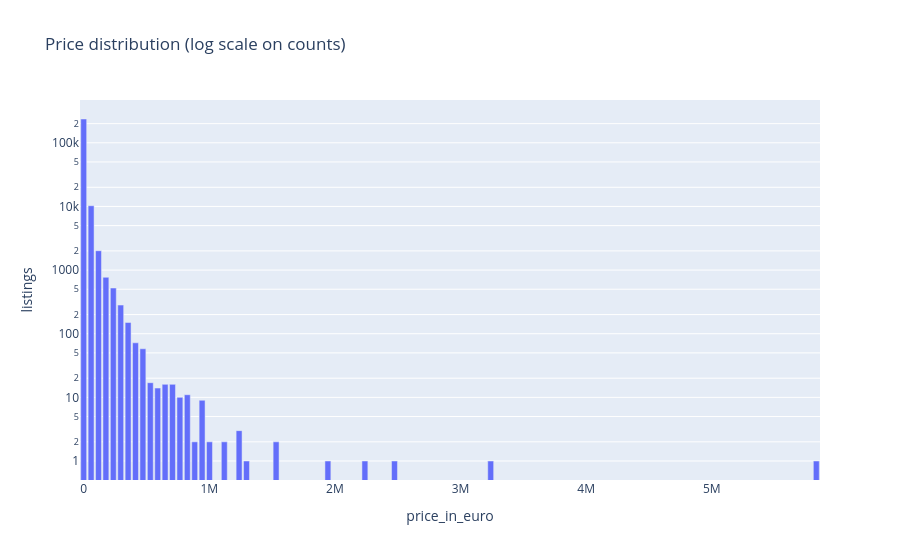

Notebook code for this chart:
### Markdown cell above
### 5.1 Price

### Code cell
counts, edges = np.histogram(df["price_in_euro"], bins=100)      # bin first: lighter than sending 250k rows to the browser
price_hist = pd.DataFrame({"price_in_euro": edges[:-1], "listings": counts})
fig = px.bar(price_hist, x="price_in_euro", y="listings", log_y=True, title="Price distribution (log scale on counts)")
fig.show()
print("price < 500 EUR:   ", (df["price_in_euro"] < MIN_PRICE).sum())
print("price > 300,000 EUR:", (df["price_in_euro"] > 300_000).sum())

### Figure 1 — Plotly figure (JSON) as saved in the notebook; plotly's stock layout.template omitted (floating-point values rounded to 4 significant figures)
{"data": [{"hovertemplate": "price_in_euro=%{x}<br>listings=%{y}<extra></extra>", "legendgroup": "", "marker": {"color": "#636efa", "pattern": {"shape": ""}}, "name": "", "orientation": "v", "showlegend": false, "textposition": "auto", "type": "bar", "x": [120.0, 59020.0, 117900.0, 176800.0, 235700.0, 294600.0, 353500.0, 412400.0, 471400.0, 530300.0, 589200.0, 648100.0, 707000.0, 765900.0, 824800.0, 883700.0, 942600.0, 1001000.0, 1060000.0, 1119000.0, 1178000.0, 1237000.0, 1296000.0, 1355000.0, 1414000.0, 1473000.0, 1532000.0, 1591000.0, 1649000.0, 1708000.0, 1767000.0, 1826000.0, 1885000.0, 1944000.0, 2003000.0, 2062000.0, 2121000.0, 2180000.0, 2238000.0, 2297000.0, 2356000.0, 2415000.0, 2474000.0, 2533000.0, 2592000.0, 2651000.0, 2710000.0, 2769000.0, 2828000.0, 2886000.0, 2945000.0, 3004000.0, 3063000.0, 3122000.0, 3181000.0, 3240000.0, 3299000.0, 3358000.0, 3417000.0, 3475000.0, 3534000.0, 3593000.0, 3652000.0, 3711000.0, 3770000.0, 3829000.0, 3888000.0, 3947000.0, 4006000.0, 4064000.0, 4123000.0, 4182000.0, 4241000.0, 4300000.0, 4359000.0, 4418000.0, 4477000.0, 4536000.0, 4595000.0, 4654000.0, 4712000.0, 4771000.0, 4830000.0, 4889000.0, 4948000.0, 5007000.0, 5066000.0, 5125000.0, 5184000.0, 5243000.0, 5301000.0, 5360000.0, 5419000.0, 5478000.0, 5537000.0, 5596000.0, 5655000.0, 5714000.0, 5773000.0, 5832000.0], "xaxis": "x", "y": [236649, 10251, 2015, 770, 523, 282, 150, 72, 58, 17, 14, 16, 16, 10, 11, 2, 9, 2, 0, 2, 0, 3, 1, 0, 0, 0, 2, 0, 0, 0, 0, 0, 0, 1, 0, 0, 0, 0, 1, 0, 0, 0, 1, 0, 0, 0, 0, 0, 0, 0, 0, 0, 0, 0, 0, 1, 0, 0, 0, 0, 0, 0, 0, 0, 0, 0, 0, 0, 0, 0, 0, 0, 0, 0, 0, 0, 0, 0, 0, 0, 0, 0, 0, 0, 0, 0, 0, 0, 0, 0, 0, 0, 0, 0, 0, 0, 0, 0, 0, 1], "yaxis": "y"}], "layout": {"barmode": "relative", "legend": {"tracegroupgap": 0}, "title": {"text": "Price distribution (log scale on counts)"}, "xaxis": {"anchor": "y", "domain": [0, 1], "title": {"text": "price_in_euro"}}, "yaxis": {"anchor": "x", "domain": [0, 1], "title": {"text": "listings"}, "type": "log"}}}
